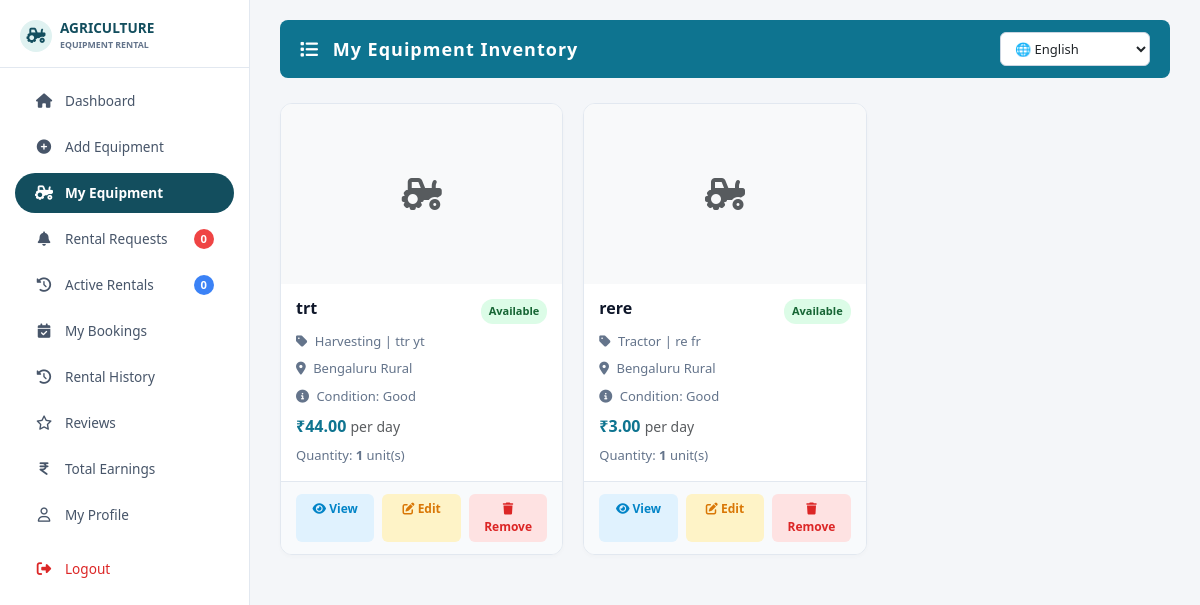
Page /my_equipment.php (signed in) on the committed database.
### tables this page shows
CREATE TABLE `equipment` (
  `equipment_id` int(11) NOT NULL,
  `category_id` int(11) DEFAULT NULL,
  `lender_id` int(11) NOT NULL,
  `title` varchar(150) NOT NULL,
  `category` varchar(50) NOT NULL,
  `brand_model` varchar(100) NOT NULL,
  `power_hp` int(11) DEFAULT NULL,
  `drive_type` varchar(20) DEFAULT NULL,
  `model_year` int(11) DEFAULT NULL,
  `fuel_type` varchar(30) DEFAULT NULL,
  `working_width` varchar(50) DEFAULT NULL,
  `equipment_condition` enum('New','Good','Used') DEFAULT 'Good',
  `price_per_day` decimal(10,2) NOT NULL,
  `min_booking_days` int(11) DEFAULT 1,
  `service_location` varchar(100) NOT NULL,
  `distance_km` decimal(5,1) DEFAULT 5.0,
  `description` text DEFAULT NULL,
  `image` varchar(255) NOT NULL,
  `badge` enum('RECOMMENDED','POPULAR','TOP RATED','BEST PRICE','NONE') DEFAULT 'NONE',
  `status` enum('Available','Rented Out','Under Maintenance','Inactive') DEFAULT 'Available',
  `rating` decimal(2,1) DEFAULT 4.5,
  `rating_count` int(11) DEFAULT 0,
  `created_at` timestamp NOT NULL DEFAULT current_timestamp(),
  `is_featured` tinyint(1) DEFAULT 0,
  `latitude` decimal(10,8) DEFAULT NULL,
  `longitude` decimal(11,8) DEFAULT NULL
);

### includes/lang.php (called while the page is built, shortened)
<?php
$current_lang = $_SESSION['lang'] ?? 'en';
function __($key) {
    global $translations, $current_lang;
    return $translations[$current_lang][$key] ?? $translations['en'][$key] ?? $key;
}
?>

### my_equipment.php (the view, shortened to what this page needs)
<?php
require_once 'includes/lang.php';
require_once 'includes/config.php';
$lender_id = $_SESSION['user_id'];
$equip_stmt = $conn->prepare("SELECT * FROM equipment WHERE lender_id = ? ORDER BY equipment_id DESC");
$equip_stmt->bind_param("i", $lender_id);
$equip_stmt->execute();
$equip_result = $equip_stmt->get_result();
?>
<!DOCTYPE html>
<html lang="<?php echo $current_lang ?? 'en'; ?>">
<head>
    <link
        rel="stylesheet"
        href="https://cdnjs.cloudflare.com/ajax/libs/font-awesome/6.4.0/css/all.min.css"
    >
    <link
        href="https://cdn.jsdelivr.net/npm/bootstrap@5.3.0/dist/css/bootstrap.min.css"
        rel="stylesheet"
    >
</head>
<body>
    <?php include 'lender_sidebar.php'; ?>
    <div class="main-content">
        <div class="top-banner">
            <span>
                <i class="fa-solid fa-list me-2"></i>
                <?php echo __('my_equipment_inventory'); ?>
            </span>
            <select
                class="lang-select text-dark"
                onchange="location = this.value;"
            >
                <option
                    value="my_equipment.php?lang=en"
                    <?php echo ($current_lang === 'en') ? 'selected' : ''; ?>
                >
                    🌐 English
                </option>
            </select>
        </div>
        <?php if ($equip_result && $equip_result->num_rows > 0): ?>
            <div class="equipment-grid">
                <?php while ($row = $equip_result->fetch_assoc()): ?>
                    <?php
                    $img_path = !empty($row['image'])
                        ? 'uploads/' . htmlspecialchars($row['image'])
                        : '';
                    $has_valid_img =
                        !empty($row['image']) &&
                        file_exists($img_path);
                    ?>
                    <div class="equipment-card">
                        <div class="card-img-container">
                            <?php if ($has_valid_img): ?>
                                <img
                                    src="<?php echo $img_path; ?>"
                                    alt="Equipment Image"
                                >
                            <?php else: ?>
                                <div class="d-flex align-items-center justify-content-center h-100 bg-light text-muted">
                                    <i class="fa-solid fa-tractor fa-2x"></i>
                                </div>
                            <?php endif; ?>
                        </div>
                        <div class="card-body-content">
                            <div class="d-flex justify-content-between align-items-start">
                                <h4 class="equipment-title">
                                    <?php
                                    echo htmlspecialchars(
                                        $row['title'] ?? __('unnamed_equipment')
                                    );
                                    ?>
                                </h4>
                                <span
                                    class="badge-status
                                    <?php
                                    echo (
                                        isset($row['status']) &&
                                        strtolower($row['status']) === 'rented'
                                    )
                                        ? 'status-rented'
                                        : 'status-available';
                                    ?>"
                                >
                                    <?php
                                    echo htmlspecialchars(
                                        ucfirst(
                                            $row['status'] ?? 'Available'
                                        )
                                    );
                                    ?>
                                </span>
                            </div>
                            <div class="meta-text">
                                <i class="fa-solid fa-tag me-1"></i>
                                <?php
                                echo htmlspecialchars(
                                    $row['category'] ?? __('uncategorized')
                                );
                                ?>
                                <?php
                                echo !empty($row['brand_model'])
                                    ? ' | ' . htmlspecialchars($row['brand_model'])
                                    : '';
                                ?>
                            </div>
                            <div class="meta-text">
                                <i class="fa-solid fa-location-dot me-1"></i>
                                <?php
                                echo htmlspecialchars(
                                    $row['service_location']
                                    ?? __('location_not_specified')
                                );
                                ?>
                            </div>
                            <div class="meta-text">
                                <i class="fa-solid fa-circle-info me-1"></i>
                                <?php echo __('condition'); ?>:
                                <?php
                                echo htmlspecialchars(
                                    $row['equipment_condition'] ?? 'N/A'
                                );
                                ?>
                            </div>
                            <div class="price-tag">
                                ₹<?php
                                echo number_format(
                                    $row['price_per_day'] ?? 0,
                                    2
                                );
                                ?>
                                <small class="text-muted fw-normal">
                                    <?php echo __('per_day'); ?>
                                </small>
                            </div>
                            <div class="meta-text">
                                Quantity:
                                <strong>
                                    <?php
                                    echo (int)(
                                        $row['total_quantity'] ?? 1
                                    );
                                    ?>
                                </strong>
                                unit(s)
                            </div>
                        </div>
                        <div class="card-footer-actions">
                            <a
                                href="equipment_details.php?id=<?php echo $row['equipment_id']; ?>"
                                class="btn-action btn-view"
                            >
                                <i class="fa-solid fa-eye"></i>
                                <?php echo __('view'); ?>
                            </a>
                            <a
                                href="edit_equipment.php?id=<?php echo $row['equipment_id']; ?>"
                                class="btn-action btn-edit"
                            >
                                <i class="fa-solid fa-pen-to-square"></i>
                                <?php echo __('edit'); ?>
                            </a>
                            <a
                                href="my_equipment.php?action=delete&id=<?php echo $row['equipment_id']; ?>"
                                class="btn-action btn-remove"
                                onclick="return confirm('<?php echo __('confirm_remove_equipment'); ?>');"
                            >
                                <i class="fa-solid fa-trash"></i>
                                <?php echo __('remove'); ?>
                            </a>
                        </div>
                    </div>
                <?php endwhile; ?>
            </div>
        <?php endif; ?>
    </div>
</body>
</html>

### my_equipment.php (style rules this page uses)
* { box-sizing: border-box; font-family: 'Segoe UI', Tahoma, Geneva, Verdana, sans-serif; }
body { background-color: #f4f6f9; color: #333; margin: 0; }
.main-content { margin-left: 250px; min-height: 100vh; padding: 20px 30px; }
.top-banner { background: #0e7490; color: white; padding: 12px 20px; font-weight: bold; border-radius: 8px; margin-bottom: 25px; letter-spacing: 1px; font-size: 18px; display: flex; justify-content: space-between; align-items: center; }
.equipment-grid { display: grid; grid-template-columns: repeat(auto-fill, minmax(280px, 1fr)); gap: 20px; margin-top: 20px; }
.equipment-card { background: #fff; border-radius: 12px; border: 1px solid #e2e8f0; overflow: hidden; display: flex; flex-direction: column; box-shadow: 0 2px 4px rgba(0,0,0,0.02); transition: transform 0.2s; }
.card-img-container { height: 180px; width: 100%; background: #f1f5f9; position: relative; }
.card-body-content { padding: 15px; display: flex; flex-direction: column; gap: 8px; flex: 1; }
.equipment-title { font-size: 16px; font-weight: bold; color: #0f172a; margin-bottom: 0; }
.meta-text { font-size: 13px; color: #64748b; }
.price-tag { font-size: 16px; font-weight: bold; color: #0e7490; margin-top: auto; }
.card-footer-actions { padding: 12px 15px; background: #f8fafc; border-top: 1px solid #e2e8f0; display: flex; gap: 8px; justify-content: space-between; }
.btn-action { padding: 6px 10px; font-size: 12px; font-weight: 600; border-radius: 6px; text-decoration: none; text-align: center; flex: 1; }
.btn-view { background: #e0f2fe; color: #0284c7; }
.btn-edit { background: #fef3c7; color: #d97706; }
.btn-remove { background: #fee2e2; color: #dc2626; }
.badge-status { padding: 4px 8px; border-radius: 12px; font-size: 11px; font-weight: bold; display: inline-block; }
.status-available { background: #dcfce7; color: #166534; }
.lang-select { padding: 6px 10px; border-radius: 6px; border: 1px solid #cbd5e1; font-size: 13px; outline: none; background: #fff; cursor: pointer; }

### lender_sidebar.php (style rules this page uses)
:root { --lender-teal-primary: #134e5e; --lender-teal-hover: #114b5f; --lender-sidebar-bg: #ffffff; --lender-text-muted: #475569; --lender-border: #e2e8f0; }

### rows in the picture
equipment: title "trt", status "Available", category "Harvesting", brand_model "ttr yt", service_location "Bengaluru Rural", equipment_condition "Good", price_per_day "44.00", total_quantity "1"
equipment: title "rere", status "Available", category "Tractor", brand_model "re fr", service_location "Bengaluru Rural", equipment_condition "Good", price_per_day "3.00", total_quantity "1"

### other values in the picture
lender_nav_text('dashboard', 'Dashboard') "Dashboard"
lender_nav_text('add_equipment', 'Add Equipment') "Add Equipment"
lender_nav_text('my_equipment', 'My Equipment') "My Equipment"
lender_nav_text('rental_requests', 'Rental Requests') "Rental Requests"
$pending_rental_requests "0"
lender_nav_text('active_rentals', 'Active Rentals') "Active Rentals"
$active_lender_rentals "0"
lender_nav_text('my_bookings', 'My Bookings') "My Bookings"
lender_nav_text('rental_history', 'Rental History') "Rental History"
lender_nav_text('reviews', 'Reviews') "Reviews"
lender_nav_text('total_earnings', 'Total Earnings') "Total Earnings"
lender_nav_text('my_profile', 'My Profile') "My Profile"
lender_nav_text('logout', 'Logout') "Logout"
__('my_equipment_inventory') "My Equipment Inventory"
